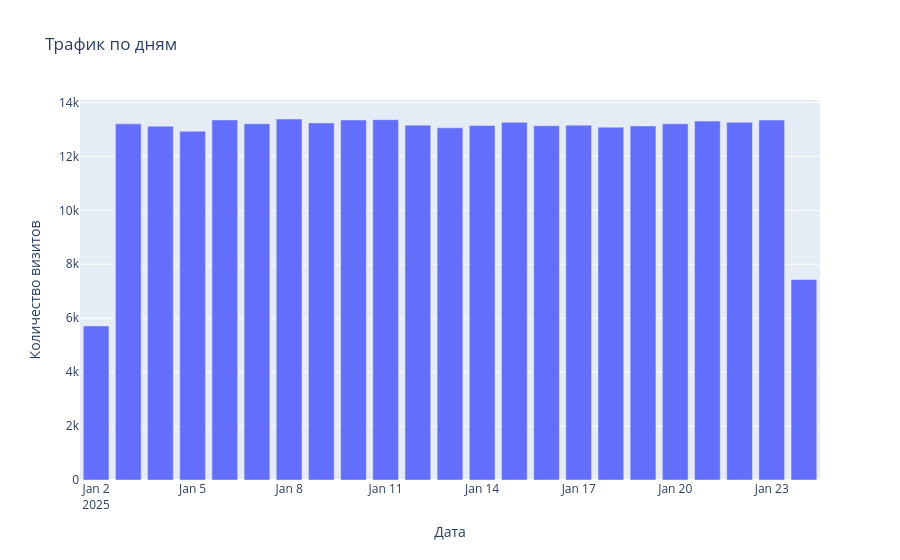

The cell this chart's notebook holds for it:
### Code cell
df['date'] = df['timestamp'].dt.date

daily = df.groupby('date', as_index=False)['user_id'].count()

px.bar(daily, x='date', y='user_id', title='Трафик по дням', labels={'date': 'Дата', 'user_id': 'Количество визитов'}).show()

### Figure 1 — Plotly figure (JSON) as saved in the notebook; plotly's stock layout.template omitted (floating-point values rounded to 4 significant figures)
{"data": [{"hovertemplate": "Дата=%{x}<br>Количество визитов=%{y}<extra></extra>", "legendgroup": "", "marker": {"color": "#636efa", "pattern": {"shape": ""}}, "name": "", "orientation": "v", "showlegend": false, "textposition": "auto", "type": "bar", "x": ["2025-01-02", "2025-01-03", "2025-01-04", "2025-01-05", "2025-01-06", "2025-01-07", "2025-01-08", "2025-01-09", "2025-01-10", "2025-01-11", "2025-01-12", "2025-01-13", "2025-01-14", "2025-01-15", "2025-01-16", "2025-01-17", "2025-01-18", "2025-01-19", "2025-01-20", "2025-01-21", "2025-01-22", "2025-01-23", "2025-01-24"], "xaxis": "x", "y": [5712, 13208, 13119, 12932, 13353, 13213, 13387, 13243, 13350, 13361, 13159, 13060, 13148, 13263, 13136, 13155, 13085, 13130, 13213, 13309, 13265, 13349, 7435], "yaxis": "y"}], "layout": {"barmode": "relative", "legend": {"tracegroupgap": 0}, "title": {"text": "Трафик по дням"}, "xaxis": {"anchor": "y", "domain": [0, 1], "title": {"text": "Дата"}}, "yaxis": {"anchor": "x", "domain": [0, 1], "title": {"text": "Количество визитов"}}}}
